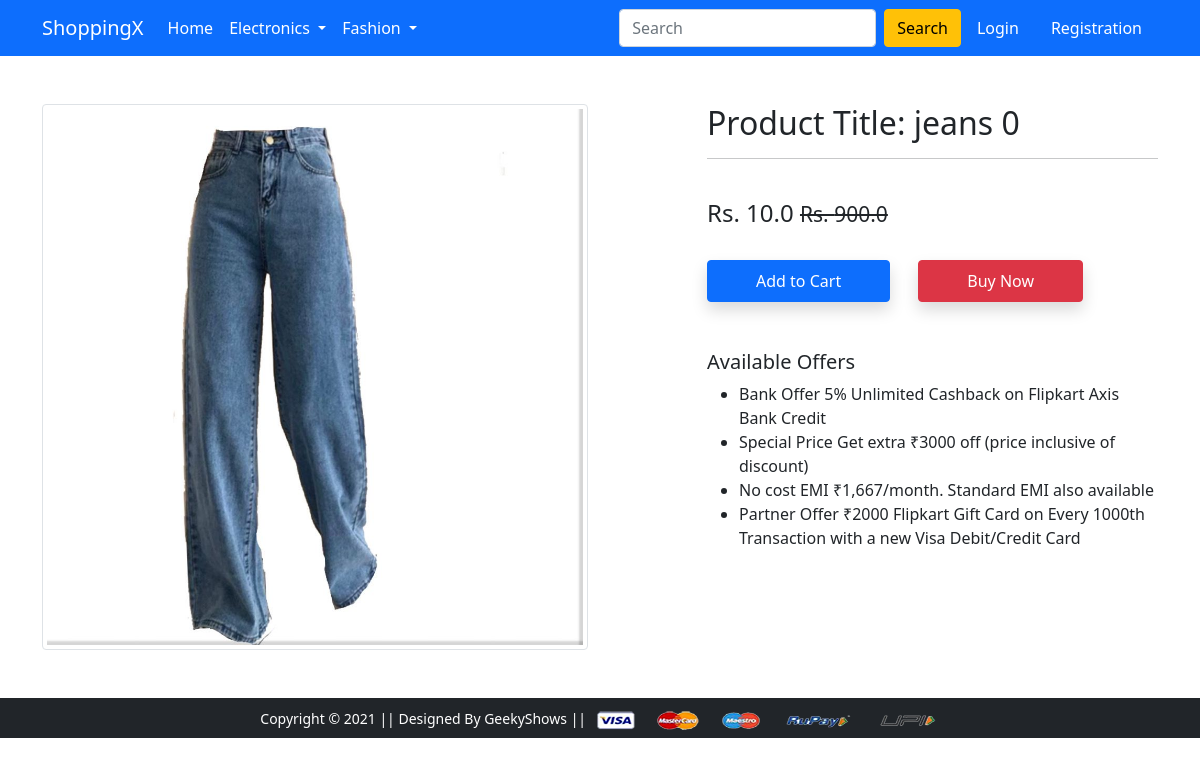
The app's page /product-detail/1, older data.
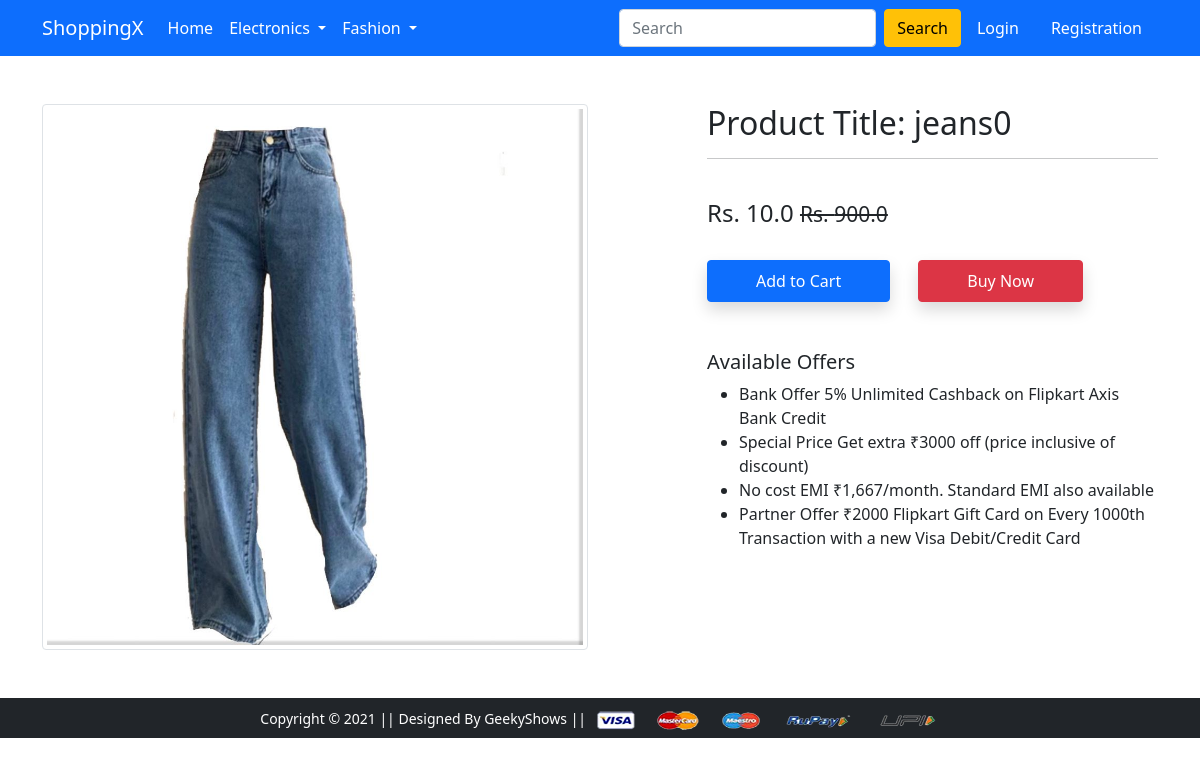
The same page, newer data.
### app/models.py (models this page shows, shortened)
class Product(models.Model):
    title = models.CharField(max_length=100)
    selling_price = models.FloatField()
    discounted_price = models.FloatField()
    description = models.TextField()
    brand = models.CharField(max_length=100)
    category = models.CharField(choices=CATEGORY_CHOICE,max_length=2)
    product_image = models.ImageField(upload_to='productimg')

### app/views.py (the view)
# urls.py: path('product-detail/<int:pk>', views.Productdetailview.as_view(), name='product-detail'),
class Productdetailview(View):
    def get(self,request,pk):
        product = Product.objects.get(pk=pk)
        return render(request,'app/productdetail.html',{'product':product})

### app/templates/app/productdetail.html (shortened to what this page needs)
{% extends 'app/base.html' %}
{% load static %}
{% block main-content %}
<div class="container my-5">
 <div class="row">
  <div class="col-sm-6 text-center align-self-center">
   <img src="{{product.product_image.url}}" alt="" class="img-fluid img-thumbnail">
  </div>
  <div class="col-sm-5 offset-sm-1">
   <h2>Product Title: {{product.title}}</h2>
   <hr>
   <p>{{produt.description}}</p> <br>
   <h4>Rs. {{product.discounted_price}} <small class="fw-light text-decoration-line-through">Rs. {{product.selling_price}}</small></h4> <br>
    <form action="/add-to-cart/" class="d-inline">
        <button type="submit"  class="btn btn-primary shadow px-5 py-2">Add to Cart</button>
    </form>
   <a href="{% url 'buy-now' %}" class="btn btn-danger shadow px-5 py-2 ms-4">Buy Now</a>
   <h5 class="mt-5">Available Offers</h5>
   <ul>
    <li>Bank Offer 5% Unlimited Cashback on Flipkart Axis Bank Credit</li>
    <li>Special Price Get extra ₹3000 off (price inclusive of discount)</li>
    <li>No cost EMI ₹1,667/month. Standard EMI also available</li>
    <li>Partner Offer ₹2000 Flipkart Gift Card on Every 1000th Transaction with a new Visa Debit/Credit Card</li>
   </ul>
  </div>
 </div>
</div>
{% endblock main-content %}

Row changes from the older to the newer data that the page shows:
changed Product: title "jeans 0" → "jeans0"
